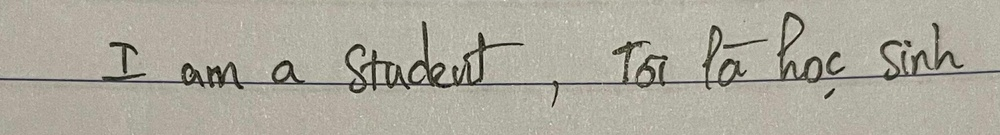
#> input picture image/d943294e-57e5-4c90-91a6-647619bcf55e.jpg, 1000 x 135 px, shrunk from 4032 x 544 before the run
$ python Preprocessor.py
#> lines starting #> are read from the running program, lines starting #| are printed output that depends on the picture; after the words box and inside, x2 and y2 are one past the last pixel; in counts of white or black regions, pixels touching at a corner belong together
#> in preprocess, bgr is the input picture: shape (135, 1000, 3); mean B, G, R 157.1, 169.2, 172.8
import cv2 as cv
import numpy as np

def _sauvola(src, win=25, k=0.2, R=128):
#> called with win = 25, k = 0.2, R = 128
    src = src.astype(np.float32)
    mean = cv.boxFilter(src, ddepth=-1, ksize=(win, win), normalize=True)
    sqmean = cv.boxFilter(src * src, ddepth=-1, ksize=(win, win), normalize=True)
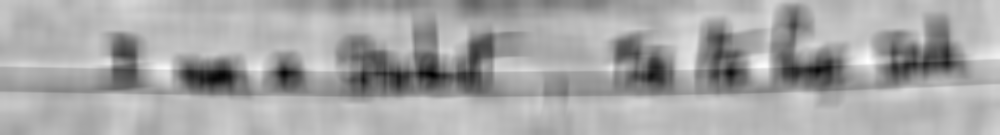
#> sqmean: shape (135, 1000) float32; min 20636.4, max 42320.2, mean 34762.4; drawn with min black and max white
    var = np.maximum(sqmean - mean * mean, 0)
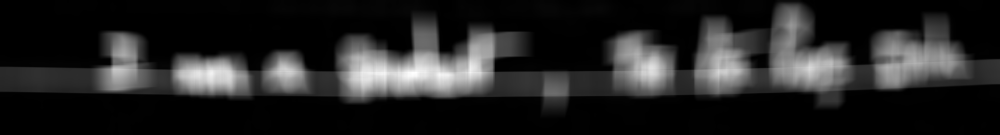
#> var: shape (135, 1000) float32; min 3.84, max 5523.4, mean 813; drawn with min black and max white
    std = np.sqrt(var)
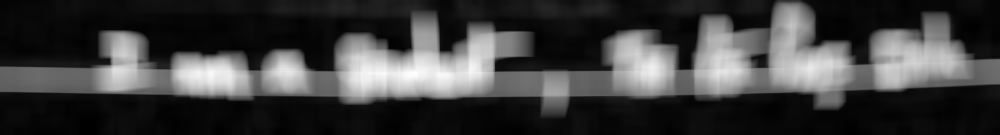
#> std: shape (135, 1000) float32; min 1.96, max 74.32, mean 19.9; drawn with min black and max white
    thresh = mean * (1 + k * (std / R - 1))
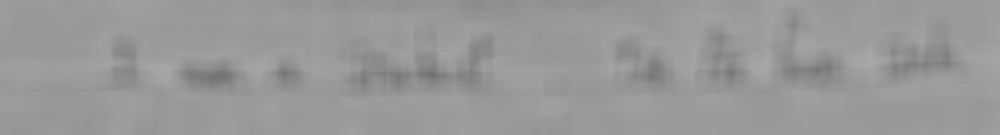
#> thresh: shape (135, 1000) float32; min 114.5, max 169.4, mean 152.5
    return ((src > thresh).astype(np.uint8) * 255)
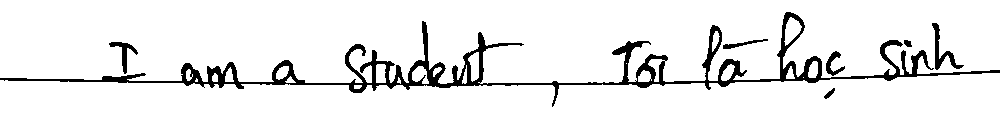
#> returned value: shape (135, 1000); 93% white; 7 black regions, largest, box (x1, y1, x2, y2) and area: (0, 12, 1000, 107) 8407, (932, 23, 964, 70) 360, (109, 42, 138, 74) 251

def _remove_small_components(bin_img, min_area=25):
#> called with min_area = 50
    num, lbl, stats, _ = cv.connectedComponentsWithStats(bin_img, connectivity=8)
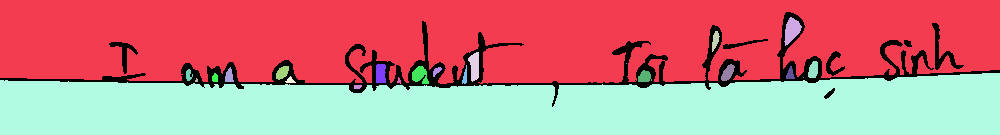
#> lbl: shape (135, 1000) int32; 24 distinct labels, from 0 to 23; one colour per label, 0 black
#> num = 24; stats = 24 rows, first 6: [0, 12, 1000, 95, 9436], [0, 0, 1000, 84, 71599], [784, 17, 18, 29, 300], [712, 31, 8, 21, 97], [468, 52, 11, 30, 233], [808, 61, 10, 17, 137]
    out = np.zeros_like(bin_img)
    for i in range(1, num):
        if stats[i, cv.CC_STAT_AREA] >= min_area:
            out[lbl == i] = 255
#> out: shape (135, 1000); 92.9% white; 7 black regions, largest, box (x1, y1, x2, y2) and area: (0, 12, 1000, 107) 8599, (932, 23, 964, 70) 360, (109, 42, 138, 74) 251
    return out

def preprocess(path):
    # --- 1️⃣ Đọc và chuyển xám ---
    bgr = cv.imread(path)
    gray = cv.cvtColor(bgr, cv.COLOR_BGR2GRAY)

    # --- 2️⃣ Khử nền (dùng blur mạnh và normalize) ---
    bg = cv.medianBlur(gray, 51)
    norm = cv.normalize((gray.astype(np.float32) / (bg.astype(np.float32) + 1e-3)) * 128.0,
                        None, 0, 255, cv.NORM_MINMAX).astype(np.uint8)

    # --- 3️⃣ Làm mịn giảm nhiễu ---
    norm = cv.bilateralFilter(norm, d=9, sigmaColor=50, sigmaSpace=50)

    # --- 4️⃣ Tăng tương phản cục bộ ---
    clahe = cv.createCLAHE(clipLimit=2.0, tileGridSize=(8, 8))
    norm = clahe.apply(norm)

    # --- 5️⃣ Binarize (Sauvola) ---
    bin_img = _sauvola(norm, win=25, k=0.2, R=128)

    # # --- 6️⃣ Xóa dòng kẻ ngang ---
    # bin_img = _remove_horizontal_lines(bin_img, min_len_ratio=0.2, thickness=3)

    # --- 7️⃣ Lọc nhiễu nhỏ ---
    bin_img = _remove_small_components(bin_img, min_area=50)

    # --- 8️⃣ Làm mịn nhẹ để giảm chấm nhỏ ---
    bin_img = cv.medianBlur(bin_img, 3)
#> bin_img: shape (135, 1000); 92.8% white; 6 black regions, box (x1, y1, x2, y2) and area: (0, 12, 1000, 106) 8837, (932, 23, 963, 70) 361, (109, 42, 138, 74) 249, (723, 39, 767, 49) 137, (824, 88, 835, 99) 50, (904, 40, 912, 47) 39

    # 🟩 --- 9️⃣ Làm đậm và sắc nét chữ ---
    # Bước 1: Closing để nối chữ, lấp khoảng trống nhỏ
    kernel_close = cv.getStructuringElement(cv.MORPH_ELLIPSE, (2, 2))
    bin_img = cv.morphologyEx(bin_img, cv.MORPH_CLOSE, kernel_close, iterations=1)
#> bin_img: shape (135, 1000); 92.8% white; 6 black regions, box (x1, y1, x2, y2) and area: (0, 13, 1000, 107) 8889, (933, 24, 964, 71) 354, (110, 43, 139, 74) 246, (724, 40, 768, 50) 135, (825, 89, 836, 100) 50, (905, 41, 912, 48) 38

    # Bước 3: Làm mượt lại bằng Gaussian Blur nhẹ
    bin_img = cv.GaussianBlur(bin_img, (3, 3), 0)
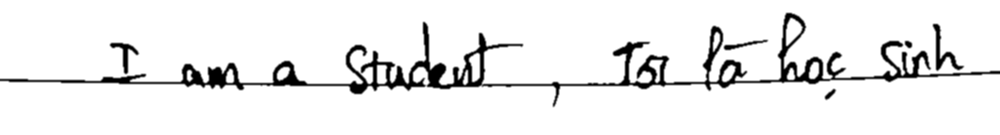
#> bin_img: shape (135, 1000); min 0, max 255, mean 236.7

    return bin_img


if __name__ == "__main__":
    path_in = "../image/d943294e-57e5-4c90-91a6-647619bcf55e.jpg"
    path_out = "../image/output_clean1.jpg"
    img = preprocess(path_in)
    cv.imwrite(path_out, img)
    print("✅ Ảnh đã lưu:", path_out)
